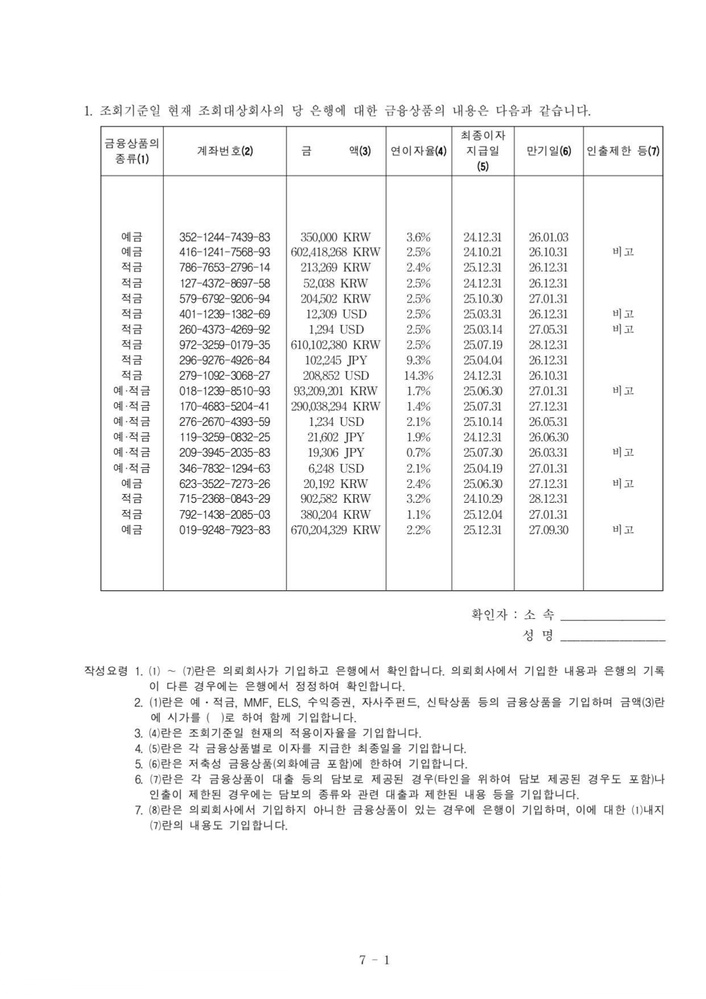
#> input picture tests/data/bank_audit_letter-0003.jpg, 706 x 999 px, shrunk from 1240 x 1755 before the run
$ python -i extractor.py   (imports and definitions only)
#> lines starting #> are read from the running program, lines starting #| are printed output that depends on the picture; after the words box and inside, x2 and y2 are one past the last pixel; in counts of white or black regions, pixels touching at a corner belong together
#> further down, picture is the input picture: shape (999, 706, 3); min 3, max 255, mean 245.5
### src/ocr.py
"""
OCR(광학 문자 인식) 처리 모듈

[모듈 개요]
이미지(Image) 형태의 문서에서 글자(Text)를 읽어내는 기능을 담당합니다.
외부 OCR 라이브러리(pytesseract 등)를 직접 사용하는 대신, 이 모듈을 통해 사용함으로써
기술적인 세부 사항을 감추고 '인터페이스' 역할을 합니다.

[아키텍처 포인트: 캡슐화]
현재는 `pytesseract`를 사용하고 있지만, 나중에 더 성능이 좋은 `PaddleOCR` 등으로
엔진을 교체해야 할 때(ADR-001 수정 반영 시), 이 파일 내부만 수정하면
전체 시스템에 영향을 주지 않고 업그레이드가 가능합니다.
"""

from typing import Optional
from PIL import Image

# OCR 기능을 제공하는 외부 라이브러리 (Tesseract)
import pytesseract


def image_to_text(img: Image.Image, lang: Optional[str] = None) -> str:
    """
    이미지 데이터를 입력받아 포함된 텍스트를 추출하여 반환합니다.

    [기능 설명]
    1. 외부 OCR 엔진에게 이미지를 전달합니다.
    2. 엔진이 읽어낸 글자들을 문자열(String)로 받습니다.
    3. 만약 읽는 과정에서 에러가 나면, 프로그램이 멈추지 않도록 빈 내용을 반환합니다.

    Args:
        img (Image.Image): PIL 라이브러리로 로드된 이미지 객체 (표가 포함된 영역 등)
        lang (str, optional): 인식할 언어 설정. (예: 'eng+kor'는 영어와 한글을 동시에 인식)
                              None일 경우 기본 설정을 따릅니다.

    Returns:
        str: 이미지에서 추출된 텍스트. (실패 시 빈 문자열 "")
    """
    try:
        # 언어 설정이 있는 경우 해당 언어로 인식을 시도합니다.
        if lang:
            return pytesseract.image_to_string(img, lang=lang)

        # 언어 설정이 없으면 기본 설정으로 인식을 시도합니다.
        return pytesseract.image_to_string(img)

    except Exception:
        # [예외 처리]
        # OCR 엔진이 설치되어 있지 않거나, 이미지 파일이 손상된 경우 등
        # 에러가 발생하더라도 프로그램 전체가 멈추지(Crash) 않도록
        # "읽지 못함(빈 문자열)"으로 처리하고 넘어갑니다.
        # 상위 로직(extractor)에서 결과가 비어있음을 확인하고 대응하게 됩니다.
        return ""

### src/extractor.py
"""
데이터 추출기(Extractor): PDF 문서 분석 및 데이터 추출 엔진

[모듈 개요]
PDF 파일 내부를 분석하여 우리가 원하는 '표(Table)' 데이터를 찾아내는 핵심 모듈입니다.
두 가지 전략을 상황에 따라 유연하게 사용합니다.

[핵심 전략: Hybrid Approach]
1. 1차 시도 (고속/정확): '텍스트형 PDF'인 경우
   - pdfplumber 라이브러리를 사용하여 텍스트 레이어를 직접 읽습니다.
   - 속도가 빠르고 정확도가 매우 높습니다.

2. 2차 시도 (저속/강력): '이미지형(스캔) PDF'인 경우
   - pdfplumber가 표를 찾지 못하면, 해당 페이지를 이미지로 변환합니다.
   - 컴퓨터 비전(OpenCV) 기술로 표의 테두리(Contour)나 격자(Grid)를 찾습니다.
   - OCR(광학 문자 인식)을 통해 이미지 속의 글자를 텍스트로 변환합니다.

[구현된 요구사항]
- Req-111 (다중 문서 유형 처리)
- Func-113 (스캔본 이미지 전처리)
"""

from typing import List, Optional
import re

# PDF 처리 라이브러리 (ADR-001)
import pdfplumber
# 수치 연산 및 이미지 처리를 위한 라이브러리
import numpy as np
import pandas as pd
from PIL import Image

# 우리가 만든 OCR 모듈 (글자 인식 담당)
from .ocr import image_to_text


# [163 lines left out: functions extract_tables_from_pdf, _merge_consecutive_tables, _normalize_df, _tables_from_image_page, not called in this run]


def extract_tables_from_image(pil_img: Image.Image) -> List[pd.DataFrame]:
    """
    [이미지 처리 방식 2: 격자(Grid) 교차점 기반]
    이미지에서 표를 감지하고, '셀(Cell)' 단위로 쪼개서 인식합니다.

    *참고: 이 함수는 _tables_from_image_page보다 더 정밀하게(셀 단위로) 표를 뜯어내고 싶을 때 사용됩니다.
    (현재 코드 흐름상 _tables_from_image_page 내에서 호출되지는 않지만, 독립적으로 사용 가능한 강력한 기능입니다.)

    [동작 원리]
    1. 가로선/세로선을 찾습니다. (위와 동일)
    2. 선들이 만나는 '교차점'을 찾습니다.
    3. 교차점 좌표를 기준으로 엑셀 칸처럼 영역을 나눕니다.
    4. 각 칸(Cell)마다 이미지를 잘라서 OCR을 수행합니다. -> 인식률 대폭 향상
    """
    try:
        import cv2

        # ... (전처리 과정은 위와 유사하므로 생략) ...
        img = cv2.cvtColor(np.array(pil_img), cv2.COLOR_RGB2BGR)
        gray = cv2.cvtColor(img, cv2.COLOR_BGR2GRAY)
        _, bw = cv2.threshold(~gray, 128, 255, cv2.THRESH_BINARY | cv2.THRESH_OTSU)
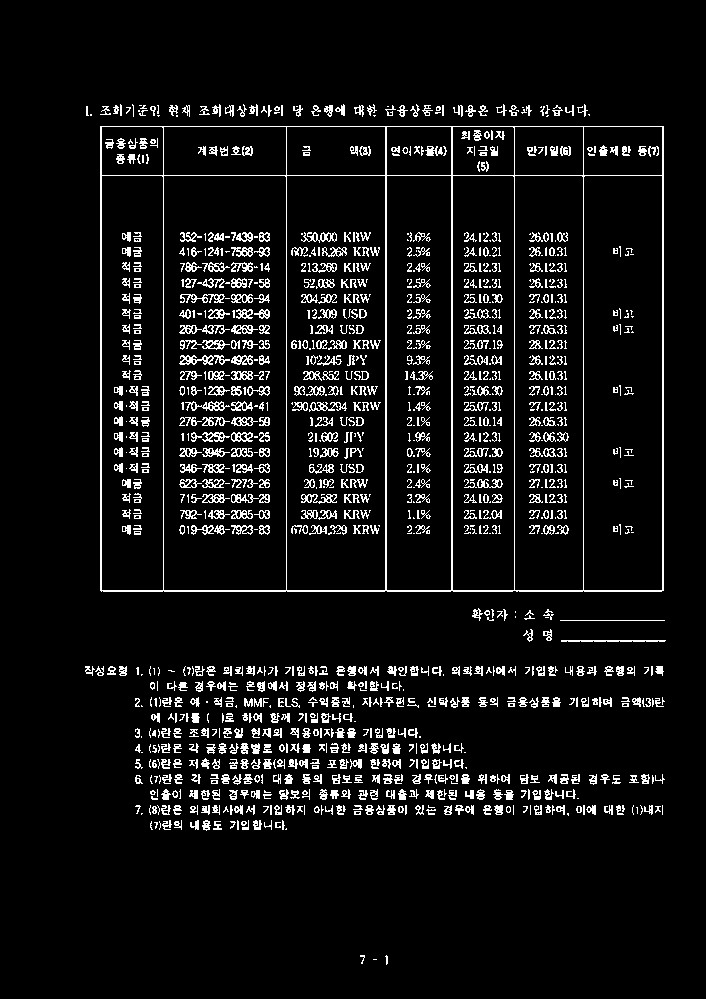
#> bw: shape (999, 706); 7.2% white in thin lines or dots, all inside (x1, y1, x2, y2) = (85, 104, 666, 965)

        # 구조 요소 사이즈 설정
        cols = bw.shape[1]
        rows = bw.shape[0]
        horiz_size = max(1, cols // 30)
        vert_size = max(1, rows // 30)

        horiz_kernel = cv2.getStructuringElement(cv2.MORPH_RECT, (horiz_size, 1))
        vert_kernel = cv2.getStructuringElement(cv2.MORPH_RECT, (1, vert_size))

        # 가로선/세로선 추출
        horizontal = cv2.erode(bw, horiz_kernel)
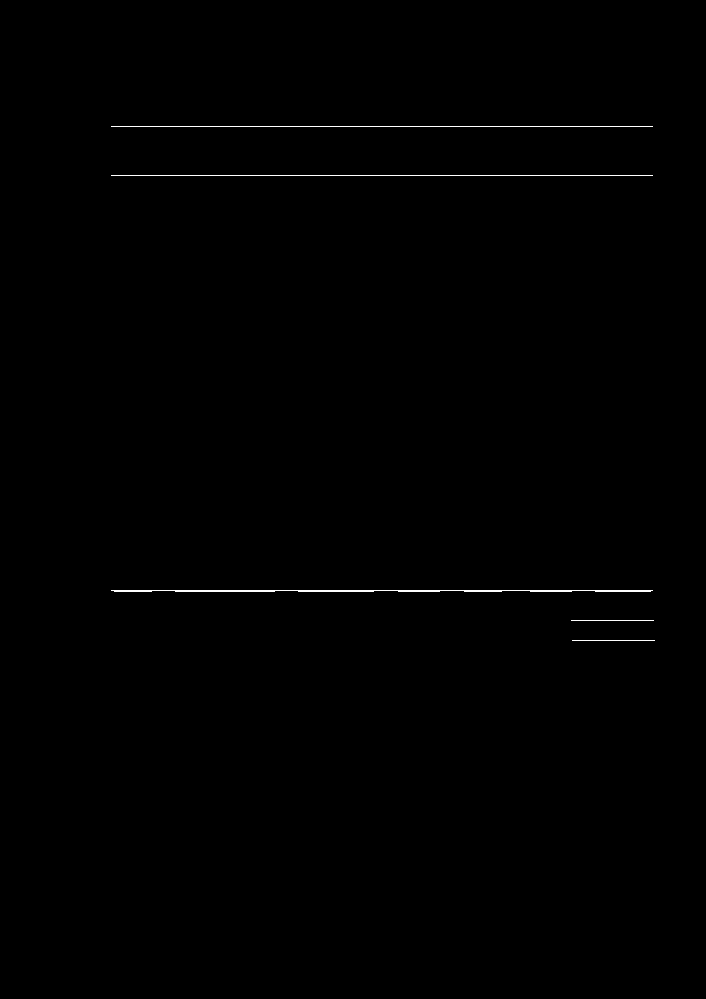
#> horizontal: shape (999, 706); 0.31% white in thin lines or dots, all inside (x1, y1, x2, y2) = (111, 126, 655, 641)
        horizontal = cv2.dilate(horizontal, horiz_kernel)
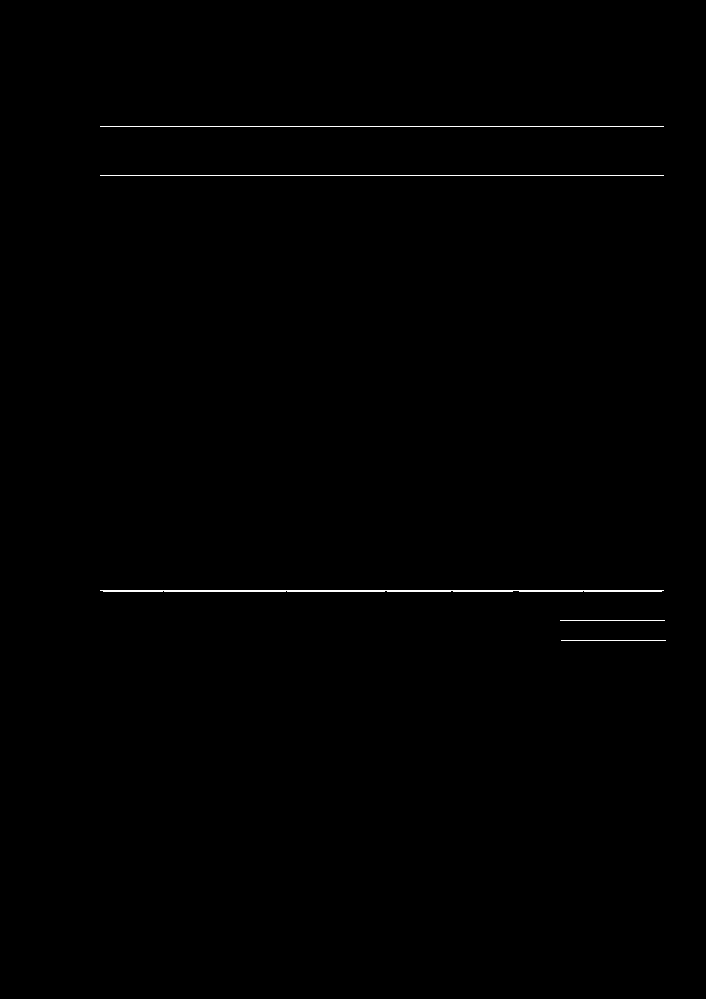
#> horizontal: shape (999, 706); 0.35% white in thin lines or dots, all inside (x1, y1, x2, y2) = (100, 126, 666, 641)

        vertical = cv2.erode(bw, vert_kernel)
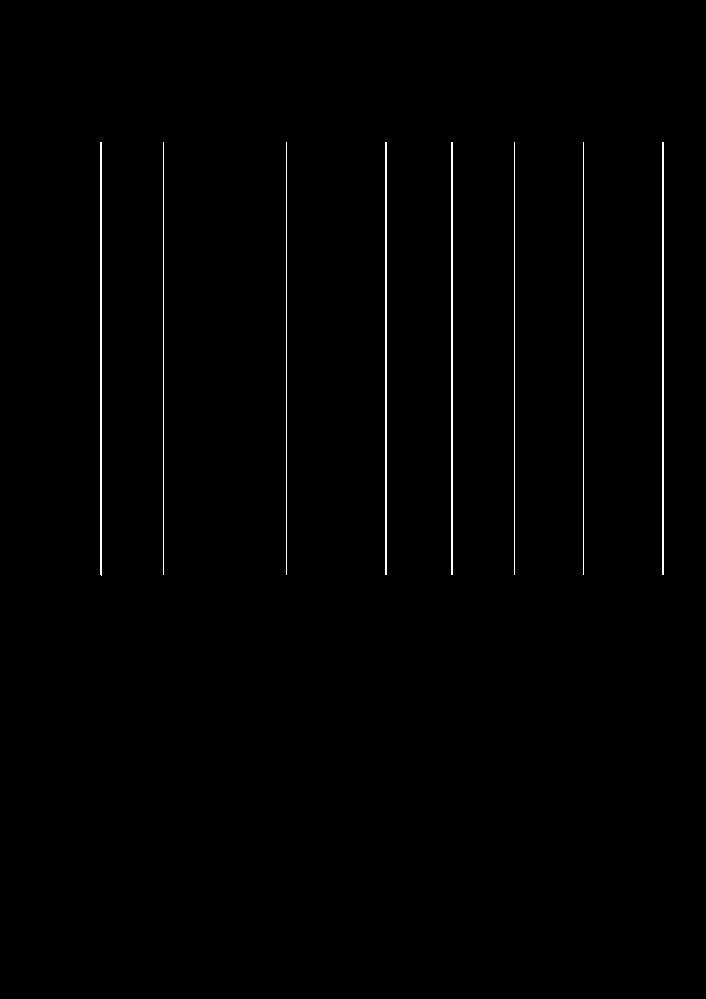
#> vertical: shape (999, 706); 0.74% white in thin lines or dots, all inside (x1, y1, x2, y2) = (100, 142, 664, 576)
        vertical = cv2.dilate(vertical, vert_kernel)
#> vertical: shape (999, 706); 0.79% white in thin lines or dots, all inside (x1, y1, x2, y2) = (100, 126, 664, 592)

        # [핵심] 교차점(Intersections) 찾기
        # 가로선과 세로선이 겹치는 부분(AND 연산)이 바로 셀의 모서리입니다.
        intersections = cv2.bitwise_and(horizontal, vertical)
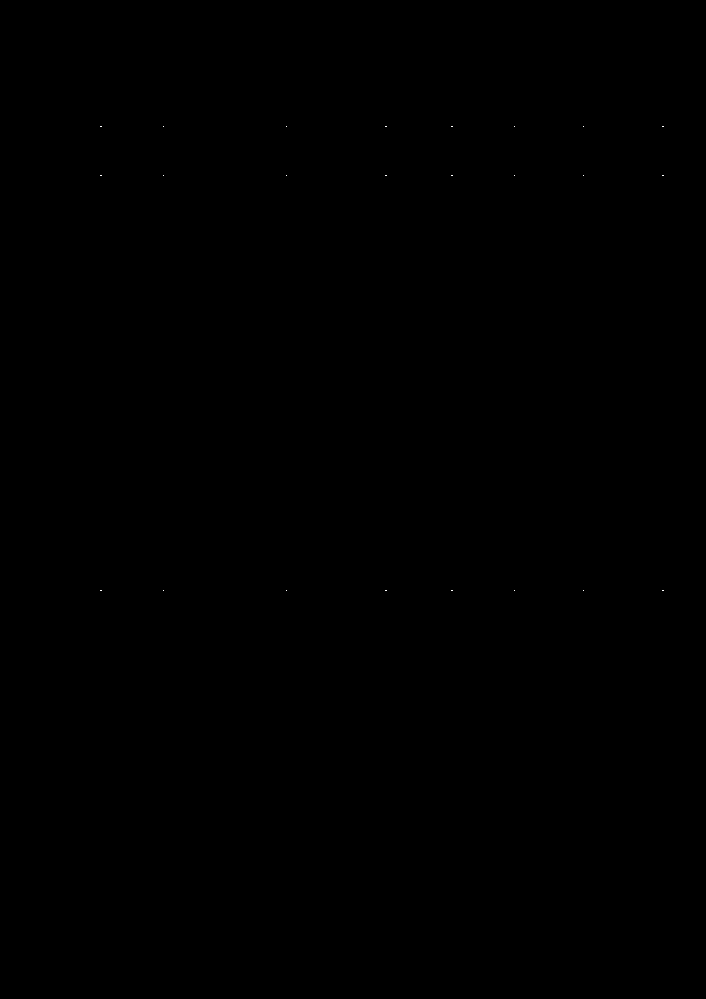
#> intersections: shape (999, 706); 0.01% white in thin lines or dots, all inside (x1, y1, x2, y2) = (100, 126, 664, 591)

        # 교차점들의 좌표를 통해 표의 행(Row)과 열(Col) 라인 위치를 파악합니다.
        def _line_positions(binary, axis=0):
            # 픽셀 합계를 통해 선이 있는 위치를 찾습니다.
#> called with axis = 0
            s = binary.sum(axis=axis)
#> s = 706 values, max 765 at index 100, min 0 at index 0, mean 13
            pts = []
            in_run = False
            start = 0
            for i, val in enumerate(s):
                if val > 0 and not in_run:
                    in_run = True
                    start = i
                elif val == 0 and in_run:
                    in_run = False
                    pts.append((start + i - 1) // 2) # 선의 두께를 고려해 중심점 계산
#> this loop made 706 passes
#> in_run on passes 101, 103, 164, 165, 287, 288, 386, 388: True, False, True, False, True, False, True, False
#> after the loop, in_run = False; pts = [100, 163, 286, 385, 451, 514, 583, 662]; start = 662
            if in_run:
                pts.append((start + len(s) - 1) // 2)
            return pts

        xs = _line_positions(intersections, axis=0) # 세로선 위치들 (x좌표)
#> xs = [100, 163, 286, 385, 451, 514, 583, 662]
        ys = _line_positions(intersections, axis=1) # 가로선 위치들 (y좌표)
#> the loop in _line_positions (call 2), `for i, val in enumerate(s):` made 999 passes
#> ys = [126, 175, 590]

        # 격자가 제대로 형성되지 않았다면(선이 2개 미만) 표가 아닙니다.
        if len(xs) < 2 or len(ys) < 2:
            return []

        # [셀 단위 순회]
        # 찾은 좌표를 바탕으로 루프를 돌며 각 셀을 하나씩 잘라냅니다.
        tables: List[pd.DataFrame] = []
        nrows = len(ys) - 1
#> nrows = 2
        ncols = len(xs) - 1
#> ncols = 7
        cells = [["" for _ in range(ncols)] for _ in range(nrows)]
#> cells = [['', '', '', '', '', '', ''], ['', '', '', '', '', '', '']]

        for r in range(nrows):
            for c in range(ncols):
                # 현재 셀의 좌표 계산
                x1 = xs[c]
                x2 = xs[c + 1]
                y1 = ys[r]
                y2 = ys[r + 1]

                # 경계선(테두리)을 포함하면 OCR 오인식이 생길 수 있으므로,
                # 안쪽으로 살짝(pad=2px) 좁혀서 자릅니다.
                pad = 2
                x1s = max(0, x1 + pad)
                x2s = min(img.shape[1], x2 - pad)
                y1s = max(0, y1 + pad)
                y2s = min(img.shape[0], y2 - pad)

                if x2s <= x1s or y2s <= y1s:
                    text = ""
                else:
                    # 셀 이미지 Crop -> OCR 수행
                    crop = img[y1s:y2s, x1s:x2s]
                    pil_crop = Image.fromarray(cv2.cvtColor(crop, cv2.COLOR_BGR2RGB))
                    text = image_to_text(pil_crop) # 여기서 '이 셀의 값'이 나옵니다.

                cells[r][c] = text.strip()
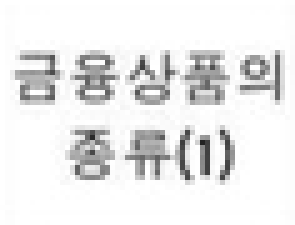
#> crop: shape (45, 59, 3) (shown 5 times larger); min 35, max 255, mean 233.7

        # 2차원 리스트(cells)를 DataFrame으로 변환
        df = pd.DataFrame(cells)
        return [df]

    except Exception:
        return []


# [26 lines left out: function _parse_ocr_text_to_df, not called in this run]

>>> import cv2
>>> picture = cv2.cvtColor(cv2.imread('../tests/data/bank_audit_letter-0003.jpg'), cv2.COLOR_BGR2RGB)
#> (the run stopped early here; a loop or call above may not have finished)

$ run again, on tests/data/bank_audit_letter-0004.jpg
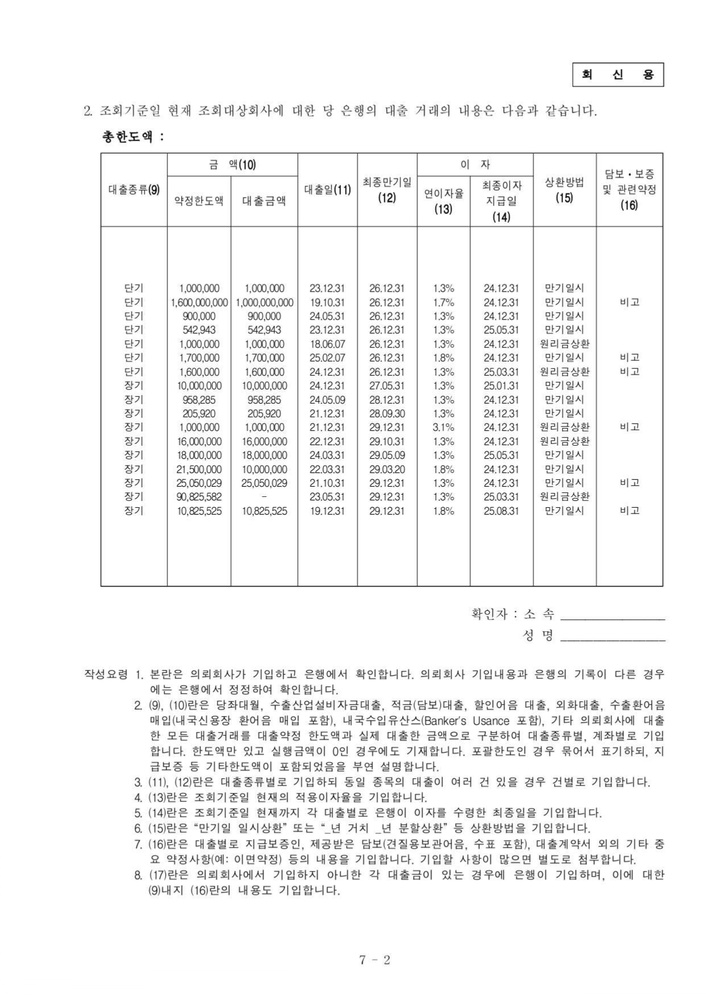
#> input picture tests/data/bank_audit_letter-0004.jpg, 706 x 999 px, shrunk from 1240 x 1755 before the run
#> picture is the input picture: shape (999, 706, 3); min 0, max 255, mean 244.2
#> in extract_tables_from_image, `_, bw = cv2.threshold(~gray, 128, 255, cv2.THRESH_BINARY | cv2.THRESH_..`:
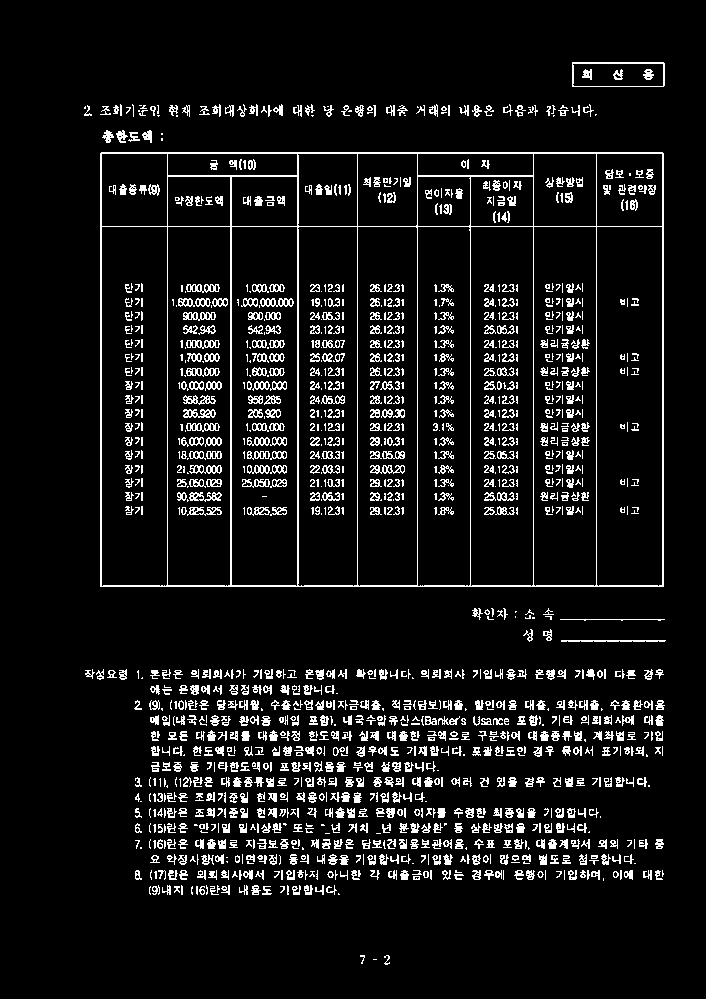
#> bw: shape (999, 706); 8.3% white in thin lines or dots, all inside (x1, y1, x2, y2) = (84, 62, 666, 965)
#> in extract_tables_from_image, `vertical = cv2.dilate(vertical, vert_kernel)`:
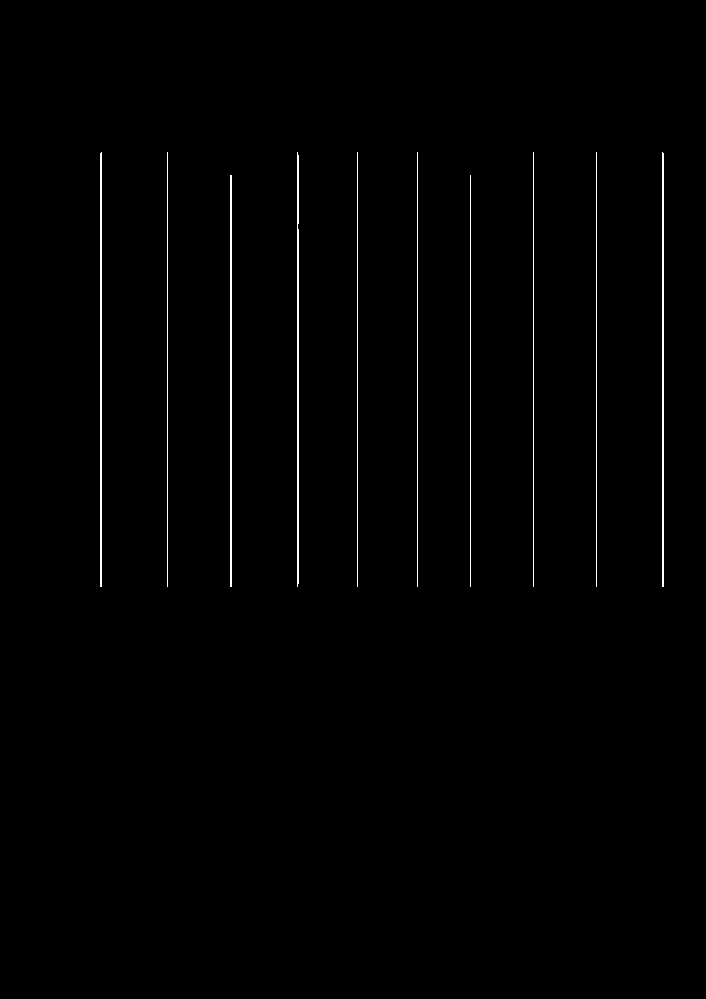
#> vertical: shape (999, 706); 0.85% white in thin lines or dots, all inside (x1, y1, x2, y2) = (100, 152, 664, 587)
#> s = 706 values, max 1785 at index 167, min 0 at index 0, mean 23.12
#> the loop in _line_positions, `for i, val in enumerate(s):` made 706 passes
#> in_run on passes 101, 103, 168, 169, 231, 233, 298, 300: True, False, True, False, True, False, True, False
#> after the loop in _line_positions, `for i, val in enumerate(s):`: in_run = False; pts = [100, 167, 230, 297, 357, 417, 470, 533, 596, 662]; start = 662
#> xs = [100, 167, 230, 297, 357, 417, 470, 533, 596, 662]
#> the loop in _line_positions (call 2), `for i, val in enumerate(s):` made 999 passes
#> ys = [152, 175, 226, 585]
#> nrows = 3
#> ncols = 9
#> cells = [['', '', '', '', '', '', '', '', ''], ['', '', '', '', '', '', '', '', ''], ['', '', '', '', '', '', '', '', '']]
